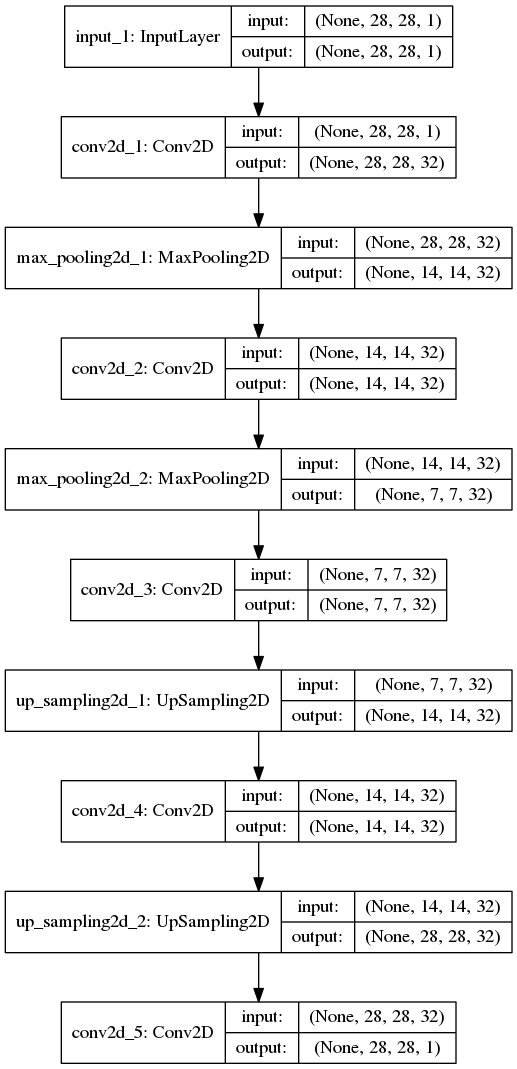

Here is the Python script that generated this plot:
# coding: utf-8


from keras.datasets import mnist
import numpy as np
# 服务器端使用 matplotlib
import matplotlib
matplotlib.use('Agg')
import matplotlib.pyplot as plt
from keras.layers import Input, Dense, Conv2D, MaxPooling2D, UpSampling2D
from keras.models import Model, load_model
from keras.utils import plot_model


(x_train, _), (x_test, _) = mnist.load_data()
x_train = x_train.astype('float32') / 255.
x_test = x_test.astype('float32') / 255.
x_train = np.reshape(x_train, (len(x_train), 28, 28, 1))
x_test = np.reshape(x_test, (len(x_test), 28, 28, 1))
print('x_train.shape:', x_train.shape)
print('x_test.shape:', x_test.shape)


noise_factor = 0.5
# numpy.random.normal(loc=0.0, scale=1.0, size=None) 生成符合高斯分布的随机数
# loc: 均值
# scale: 标准差
x_train_noisy = x_train + noise_factor * np.random.normal(loc=0.0, scale=1.0, size=x_train.shape)
x_test_noisy = x_test + noise_factor * np.random.normal(loc=0.0, scale=1.0, size=x_test.shape)
# numpy.clip(a, a_min, a_max, out=None)
# 这个函数将数组中的元素限制在 a_min，a_max 之间，大于 a_max 的就使得它等于 a_max，小于 a_min 的就使得它等于 a_min
x_train_noisy = np.clip(x_train_noisy, 0., 1.)
x_test_noisy = np.clip(x_test_noisy, 0., 1.)
print('x_train_noisy.shape:', x_train_noisy.shape)
print('x_test_noisy.shape:', x_test_noisy.shape)


n = 10
plt.figure(figsize=(20, 2))
for i in range(n):
    # plt.subplot(2, 2, 1) 表示将整个图像窗口分为 2 行 2 列, 当前位置为 1.
    ax = plt.subplot(1, n, i + 1)
    plt.imshow(x_test_noisy[i].reshape(28, 28))
    # 单通道黑白图
    plt.gray()
    # 不显示坐标
    ax.get_xaxis().set_visible(False)
    ax.get_yaxis().set_visible(False)
# plt.show()
plt.savefig('x_test_noisy_0_9.png')


# encode
input_img = Input(shape=(28, 28, 1,)) # N * 28 * 28 * 1
x = Conv2D(32, (3, 3), padding='same', activation='relu')(input_img) # 28 * 28 * 32
x = MaxPooling2D((2, 2), padding='same')(x) # 14 * 14 * 32
x = Conv2D(32, (3, 3), padding='same', activation='relu')(x) # 14 * 14 * 32
encoded = MaxPooling2D((2, 2), padding='same')(x) # 7 * 7 * 32

# decode
x = Conv2D(32, (3, 3), padding='same', activation='relu')(encoded) # 7 * 7 * 32
x = UpSampling2D((2, 2))(x) # 14 * 14 * 32
x = Conv2D(32, (3, 3), padding='same', activation='relu')(x) # 14 * 14 * 32
x = UpSampling2D((2, 2))(x) # 28 * 28 * 32
decoded = Conv2D(1, (3, 3), padding='same', activation='sigmoid')(x) # 28 * 28 * 1


autoencoder = Model(input_img, decoded)
autoencoder.summary()
plot_model(autoencoder, to_file='autoencoder.png', show_shapes=True)  # 绘制模型图
autoencoder.compile(optimizer='adadelta', loss='binary_crossentropy')  # compile
autoencoder.fit(x_train_noisy, x_train,
                epochs=100,
                batch_size=128,
                shuffle=True,
                validation_data=(x_test_noisy, x_test))
autoencoder.save('autoencoder.h5')  # 保存模型


model = load_model('autoencoder.h5')  # 加载模型
decoded_imgs = autoencoder.predict(x_test_noisy)
n = 10
plt.figure(figsize=(20, 4))
for i in range(n):
    # 显示加入了噪声的图片
    ax = plt.subplot(2, n, i + 1)
    plt.imshow(x_test_noisy[i].reshape(28, 28))
    plt.gray()
    ax.get_xaxis().set_visible(False)
    ax.get_yaxis().set_visible(False)

    # 显示去噪以后的图片
    ax = plt.subplot(2, n, i + 1 + n)
    plt.imshow(decoded_imgs[i].reshape(28, 28))
    plt.gray()
    ax.get_xaxis().set_visible(False)
    ax.get_yaxis().set_visible(False)
# plt.show()
plt.savefig('result.png')

